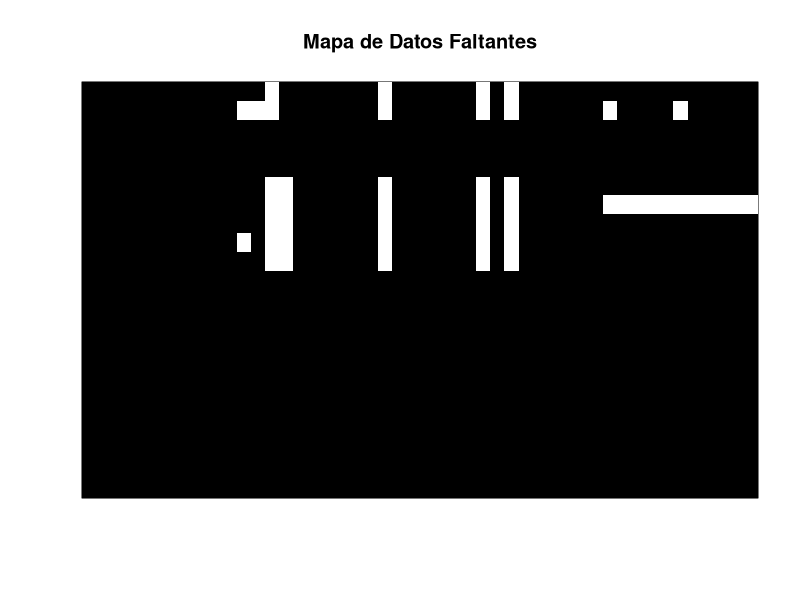

Recreate this plot in R.
## ---- chunk 1
#| echo: false
setwd("~/Documents/Cursos/Laboratorio") 
## ---- chunk 2
#| echo: true
library(readxl) #<1> 
df2 <- read_excel("DatosLab2.xlsx") #<2>
df2 <- as.data.frame(df2) #<3>
## ---- chunk 3
#| echo: true
head(df2)
## ---- chunk 4
#| echo: true
head(df2[,6:ncol(df2)])
## ---- chunk 5
#| echo: true
str(df2[,6:ncol(df2)]) 
## ---- chunk 6
#| echo: true
colnames(df2)
## ---- chunk 7
#| echo: true
nombres=c("marca_temp","email","nombre","documento","f_nac", "edad","sexo","tel","periodo","consentimiento", "par_q","apto","restriccion","fcr","presion_sis","presion_dia","estatura","masa_corporal","cintura","imc","masa_grasa","masa_muscular","masa_osea","grasa_vis", "fuerza_md","fuerza_mi")
## ---- chunk 8
#| echo: true
colnames(df2)=nombres
## ---- chunk 9
#| echo: true
colnames(df2)
## ---- chunk 10
#| echo: false
nombres2=c("edad","fcr","presion_sis","presion_dia","estatura","masa_corporal","cintura","imc","masa_grasa","masa_muscular","masa_osea","grasa_vis", "fuerza_md","fuerza_mi")
## ---- chunk 11
#| echo: true
library(readxl) #<1> 
df <- read_excel("DatosLab1.xlsx") #<2>
df <- as.data.frame(df) #<3>
## ---- chunk 12
#| echo: true
head(df)
## ---- chunk 13
#| echo: true
head(df[,6:ncol(df)])
## ---- chunk 14
#| echo: true
str(df[,6:ncol(df)]) 
## ---- chunk 15
#| echo: true
colnames(df)
## ---- chunk 16
#| echo: true
nombres=c("marca_temp","email","nombre","documento","f_nac", "edad","sexo","tel", "consentimiento", "par_q","apto","restriccion","fcr","presion_sis","presion_dia","estatura","masa_corporal","cintura","imc","masa_grasa","masa_muscular","masa_osea","grasa_vis", "fuerza_md","fuerza_mi")
## ---- chunk 17
#| echo: true
colnames(df)=nombres
## ---- chunk 18
#| echo: true
colnames(df)
## ---- chunk 19
#| echo: true

df[["periodo"]]='2026-1'
## ---- chunk 20
#| echo: false
nombres2=c("edad","fcr","presion_sis","presion_dia","estatura","masa_corporal","cintura","imc","masa_grasa","masa_muscular","masa_osea","grasa_vis", "fuerza_md","fuerza_mi")
## ---- chunk 21
#| echo: true

# Unir los dos data frames verticalmente
dfu<- rbind(df, df2)
## ---- chunk 22
#| echo: true

# Unir los dos data frames verticalmente
str(dfu)
## ---- chunk 23
#| echo: true
#| output-location: fragment
estat_sucio=dfu$estatura 
estat_sucio
## ---- chunk 24
#| echo: true
# Limpieza de la columna Edad
# gsub("[^0-9.]", "", x) elimina todo lo que NO sea número o punto
dfu$edad <- gsub("[^0-9.]", "", dfu$edad)
dfu$edad <- as.numeric(dfu$edad)
# Aplicamos lo mismo a estatura y masa corporal
dfu$estatura <- as.numeric(gsub("[^0-9.]", "", dfu$estatura))
dfu$masa_corporal <- as.numeric(gsub("[^0-9.]", "", dfu$masa_corporal))
## ---- chunk 25
#| echo: false
dfu$cintura<- as.numeric(gsub("[^0-9.]", "", dfu$cintura))
dfu$imcn<- as.numeric(gsub("[^0-9.,]", "", dfu$imc))
dfu$masa_grasa<- as.numeric(gsub("[^0-9.]", "", dfu$masa_grasa))
dfu$masa_muscular<- as.numeric(gsub("[^0-9.]", "", dfu$masa_muscular))
dfu$masa_osea<- as.numeric(gsub("[^0-9.]", "", dfu$masa_osea)) 
dfu$grasa_vis<- as.numeric(gsub("[^0-9.]", "", dfu$grasa_vis))
dfu$fuerza_md<- as.numeric(gsub("[^0-9.]", "", dfu$fuerza_md))
dfu$fuerza_mi<- as.numeric(gsub("[^0-9.]", "", dfu$fuerza_mi))
## ---- chunk 26
#| echo: false
#| output-location: fragment
str(dfu[,nombres2])
## ---- chunk 27
#| echo: false
#| output-location: fragment
df_est=data.frame(EstSucia=estat_sucio, EstLimpia=dfu$estatura)
df_est[10:15,]
## ---- chunk 28
#| echo: true 
#| output-location: fragment
estat_sucio2 <- gsub(",", ".", estat_sucio) 
df_est=data.frame(EstSucia1=estat_sucio, EstSucia2=estat_sucio2)
df_est[10:15,]
## ---- chunk 29
#| echo: true 
#| output-location: fragment

estat_fin <- as.numeric(gsub("[^0-9.]", "", estat_sucio2)) 
df_est=data.frame(EstSucia1=estat_sucio2, EstFinal=estat_fin)
df_est[10:15,]
## ---- chunk 30
#| echo: true 
#| output-location: fragment
dfu$estatura=estat_fin
## ---- chunk 31
#| echo: false
#| output-location: fragment
summary(dfu[,nombres2])
## ---- chunk 32
#| echo: true
#| output-location: fragment
dfu[dfu$estatura==min(dfu$estatura),c("nombre","estatura")] 
## ---- chunk 33
#| echo: true
#| output-location: fragment
dfu$estatura[dfu$estatura==min(dfu$estatura)]=157 
summary(dfu$estatura) 
## ---- chunk 34
#| echo: true
#| output-location: fragment
dfu$estatura
## ---- chunk 35
#| echo: true
#| output-location: fragment
dfu$estatura[dfu$estatura<2.2]=dfu$estatura[dfu$estatura<2.2]*100  
summary(dfu$estatura) 
## ---- chunk 36
#| echo: true
#| output-location: fragment

cbind(dfu$imc,dfu$imcn) 

## ---- chunk 37
#| echo: true
#| output-location: fragment

# 1. Cambiamos la coma por punto (para que R entienda decimales)
imcn <- gsub(",", ".", dfu$imc)

cbind(dfu$imc,imcn) 

## ---- chunk 38
#| echo: true
#| output-location: fragment

# 2. Usamos sub() con una expresión que busca el primer bloque numérico
# Explicación del patrón:
# ^[^0-9]* -> Ignora todo al inicio que NO sea un número
# ([0-9]+\\.?[0-9]*) -> CAPTURA el primer número (con su decimal opcional)
# .*$       -> Ignora todo lo que venga después (como " kg/m^2")
imcn <- sub("^[^0-9]*([0-9]+\\.?[0-9]*).*$", "\\1", imcn)

#  3. Finalmente convertimos a numérico
imcn <- as.numeric(imcn)
data.frame(dfu$imc,imcn)
## ---- chunk 39
#| echo: true 
#| output-location: fragment
dfu$imc=imcn 
## ---- chunk 40
#| echo: true
#| output-location: fragment
summary(dfu[,nombres2]) 
## ---- chunk 41
#| echo: true
#| output-location: fragment
dfu[dfu$imc==max(dfu$imc,na.rm=TRUE),c("nombre","imc")] 
## ---- chunk 42
# las comas 
dfu$imcn2<- as.numeric(gsub(",", "", dfu$imc))
## ---- chunk 43
#| echo: true
#| output-location: fragment
dfu$imc[dfu$imc==max(dfu$imc,na.rm=TRUE)]=25 
summary(dfu$imc) 
## ---- chunk 44
#| echo: true
#| output-location: fragment

dfu$imc[dfu$imc==0]=NA 
summary(dfu$imc)
## ---- chunk 45
#| echo: true
#| output-location: fragment

dfu$masa_grasa[dfu$masa_grasa==0]=NA
dfu$masa_muscular[dfu$masa_muscular==0]=NA
dfu$masa_osea[dfu$masa_osea==0]=NA
dfu$grasa_vis[dfu$grasa_vis==0]=NA
## ---- chunk 46
#| echo: true
#| output-location: fragment
summary(dfu[,nombres2]) 
## ---- chunk 47
#| echo: true
# 1. Identificar columnas sensibles por nombre
columnas_sensibles <- c("marca_temp", "email", "nombre","documento","f_nac", "sexo", "tel")   

# 2. Crear un ID aleatorio único para cada fila
set.seed(123)
dfu$id_estudiante <- sample(1000:9999, nrow(dfu), replace = FALSE)
## ---- chunk 48
#| echo: true
# 3. Crear el nuevo dataframe omitiendo las sensibles
# Usamos la indexación negativa o selección por nombre
df_anonimo <- subset(dfu, select= !(names(dfu) %in% columnas_sensibles)) 

# 4. Reordenar para que el ID sea la primera columna
df_anonimo <- df_anonimo[, c(ncol(df_anonimo), 1:(ncol(df_anonimo)-1))]
## ---- chunk 49
#| echo: true
colnames(df_anonimo)
## ---- chunk 50
#| echo: true
# Creamos un dataframe aparte que SOLO tenga la llave y los nombres
df_llave_maestra <- dfu[, c("id_estudiante","marca_temp", "email", "nombre","documento","f_nac", "sexo", "tel")]
## ---- chunk 51
#| echo: true
# Desordenamos las filas aleatoriamente
df_anonimo_desordenado <- df_anonimo[sample(nrow(df_anonimo)), ]
## ---- chunk 52
#| echo: true
# Unimos los nombres de vuelta al archivo desordenado usando la llave
df_recuperado <- merge(x = df_anonimo_desordenado, 
                       y = df_llave_maestra, 
                       by = "id_estudiante")
## ---- chunk 53
#| echo: true

# Retorna TRUE si hay al menos un dato faltante en cualquier parte
any(is.na(df_anonimo))

# Cuenta el total de datos faltantes en toda la matriz
sum(is.na(df_anonimo))
## ---- chunk 54
#| echo: true
# Retorna el número de NAs por cada columna
conteo_nas <- colSums(is.na(df_anonimo))
print(conteo_nas)

# Para verlo como porcentaje (útil para decidir si imputar o descartar)
porcentaje_nas <- colSums(is.na(df_anonimo)) / nrow(df_anonimo) * 100
print(porcentaje_nas)
## ---- chunk 55
#| echo: true
cual_na=function(df){
  cual=apply(apply(df,2,is.na),2,any)
  colnames(df)[cual] 
} 
vars_na=cual_na(df_anonimo)
vars_na
## ---- chunk 56
#| echo: true
cols=cual_na(df_anonimo)
apply(apply(dfu[,cols],2,is.na),2,sum)
## ---- chunk 57
#| echo: true
# Crea una imagen donde lo negro es dato presente y lo blanco es NA
image(is.na(df_anonimo), main = "Mapa de Datos Faltantes", 
      col = c("black", "white"), xaxt = "n", yaxt = "n") 
## ---- chunk 58
#| echo: true
for(v in vars_na) {
  # Calcular la mediana ignorando los NAs
  mediana_v <- median(df_anonimo[, v], na.rm = TRUE)
  
# Reemplazar solo donde hay NA
df_anonimo[is.na(df_anonimo[, v]), v] <- mediana_v
}
## ---- chunk 59
estat_sucio2 <- gsub(",", ".", estat_sucio) 
## ---- chunk 60
estat_fin <- as.numeric(gsub("[^0-9.]", "", estat_sucio2)) 
## ---- chunk 61
dfu$estatura=estat_fin
